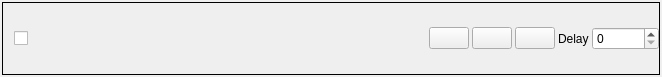
<?xml version="1.0" encoding="UTF-8"?>
<ui version="4.0">
 <class>ItemForm</class>
 <widget class="QWidget" name="ItemForm">
  <property name="geometry">
   <rect>
    <x>0</x>
    <y>0</y>
    <width>662</width>
    <height>77</height>
   </rect>
  </property>
  <property name="windowTitle">
   <string>Form</string>
  </property>
  <layout class="QVBoxLayout" name="verticalLayout">
   <property name="spacing">
    <number>6</number>
   </property>
   <property name="leftMargin">
    <number>2</number>
   </property>
   <property name="topMargin">
    <number>2</number>
   </property>
   <property name="rightMargin">
    <number>2</number>
   </property>
   <property name="bottomMargin">
    <number>2</number>
   </property>
   <item>
    <widget class="QFrame" name="frame">
     <property name="frameShape">
      <enum>QFrame::Box</enum>
     </property>
     <property name="frameShadow">
      <enum>QFrame::Plain</enum>
     </property>
     <property name="lineWidth">
      <number>1</number>
     </property>
     <layout class="QHBoxLayout" name="horizontalLayout_5" stretch="1,1">
      <property name="spacing">
       <number>0</number>
      </property>
      <property name="leftMargin">
       <number>0</number>
      </property>
      <property name="topMargin">
       <number>0</number>
      </property>
      <property name="rightMargin">
       <number>0</number>
      </property>
      <property name="bottomMargin">
       <number>0</number>
      </property>
      <item>
       <widget class="QWidget" name="widget_3" native="true">
        <layout class="QHBoxLayout" name="horizontalLayout_4" stretch="0,0,0,1,1">
         <property name="spacing">
          <number>2</number>
         </property>
         <property name="leftMargin">
          <number>0</number>
         </property>
         <property name="topMargin">
          <number>0</number>
         </property>
         <property name="rightMargin">
          <number>0</number>
         </property>
         <property name="bottomMargin">
          <number>0</number>
         </property>
         <item>
          <widget class="QtMaterialCircularProgress" name="loadingWidget" native="true"/>
         </item>
         <item>
          <widget class="QLabel" name="icon_lbl">
           <property name="text">
            <string/>
           </property>
           <property name="pixmap">
            <pixmap resource="../../resources/mrl_resources.qrc">:/icons/new_task/Types/roslaunch.png</pixmap>
           </property>
          </widget>
         </item>
         <item>
          <widget class="QCheckBox" name="captionBox">
           <property name="text">
            <string/>
           </property>
          </widget>
         </item>
         <item>
          <widget class="EditableLabel" name="editable_lbl" native="true"/>
         </item>
         <item>
          <spacer name="horizontalSpacer">
           <property name="orientation">
            <enum>Qt::Horizontal</enum>
           </property>
           <property name="sizeHint" stdset="0">
            <size>
             <width>40</width>
             <height>20</height>
            </size>
           </property>
          </spacer>
         </item>
        </layout>
       </widget>
      </item>
      <item>
       <widget class="QWidget" name="widget" native="true">
        <layout class="QHBoxLayout" name="horizontalLayout">
         <property name="spacing">
          <number>3</number>
         </property>
         <property name="leftMargin">
          <number>0</number>
         </property>
         <property name="topMargin">
          <number>0</number>
         </property>
         <property name="rightMargin">
          <number>0</number>
         </property>
         <property name="bottomMargin">
          <number>0</number>
         </property>
         <item>
          <spacer name="horizontalSpacer_3">
           <property name="orientation">
            <enum>Qt::Horizontal</enum>
           </property>
           <property name="sizeHint" stdset="0">
            <size>
             <width>40</width>
             <height>20</height>
            </size>
           </property>
          </spacer>
         </item>
         <item>
          <widget class="QPushButton" name="openBtn">
           <property name="sizePolicy">
            <sizepolicy hsizetype="Fixed" vsizetype="Fixed">
             <horstretch>0</horstretch>
             <verstretch>0</verstretch>
            </sizepolicy>
           </property>
           <property name="toolTip">
            <string>View Content</string>
           </property>
           <property name="text">
            <string/>
           </property>
           <property name="icon">
            <iconset resource="../../resources/mrl_resources.qrc">
             <normaloff>:/icons/programming.png</normaloff>:/icons/programming.png</iconset>
           </property>
           <property name="iconSize">
            <size>
             <width>24</width>
             <height>24</height>
            </size>
           </property>
          </widget>
         </item>
         <item>
          <widget class="QPushButton" name="playBtn">
           <property name="sizePolicy">
            <sizepolicy hsizetype="Fixed" vsizetype="Fixed">
             <horstretch>0</horstretch>
             <verstretch>0</verstretch>
            </sizepolicy>
           </property>
           <property name="toolTip">
            <string>Run</string>
           </property>
           <property name="text">
            <string/>
           </property>
           <property name="icon">
            <iconset resource="../../resources/mrl_resources.qrc">
             <normaloff>:/icons/play.png</normaloff>:/icons/play.png</iconset>
           </property>
           <property name="iconSize">
            <size>
             <width>24</width>
             <height>24</height>
            </size>
           </property>
          </widget>
         </item>
         <item>
          <widget class="QPushButton" name="delBtn">
           <property name="sizePolicy">
            <sizepolicy hsizetype="Fixed" vsizetype="Fixed">
             <horstretch>0</horstretch>
             <verstretch>0</verstretch>
            </sizepolicy>
           </property>
           <property name="toolTip">
            <string>Remove Item</string>
           </property>
           <property name="text">
            <string/>
           </property>
           <property name="icon">
            <iconset resource="../../resources/mrl_resources.qrc">
             <normaloff>:/icons/bin.png</normaloff>:/icons/bin.png</iconset>
           </property>
           <property name="iconSize">
            <size>
             <width>24</width>
             <height>24</height>
            </size>
           </property>
          </widget>
         </item>
         <item>
          <widget class="QLabel" name="delay_cap">
           <property name="text">
            <string>Delay</string>
           </property>
           <property name="buddy">
            <cstring>delayBox</cstring>
           </property>
          </widget>
         </item>
         <item>
          <widget class="QSpinBox" name="delayBox">
           <property name="maximum">
            <number>1000000</number>
           </property>
          </widget>
         </item>
        </layout>
       </widget>
      </item>
     </layout>
    </widget>
   </item>
  </layout>
 </widget>
 <customwidgets>
  <customwidget>
   <class>EditableLabel</class>
   <extends>QWidget</extends>
   <header>widgets/Tools/editablelabel.h</header>
   <container>1</container>
  </customwidget>
  <customwidget>
   <class>QtMaterialCircularProgress</class>
   <extends>QWidget</extends>
   <header location="global">qtmaterialcircularprogress.h</header>
   <container>1</container>
  </customwidget>
 </customwidgets>
 <resources>
  <include location="../../resources/mrl_resources.qrc"/>
 </resources>
 <connections/>
</ui>
